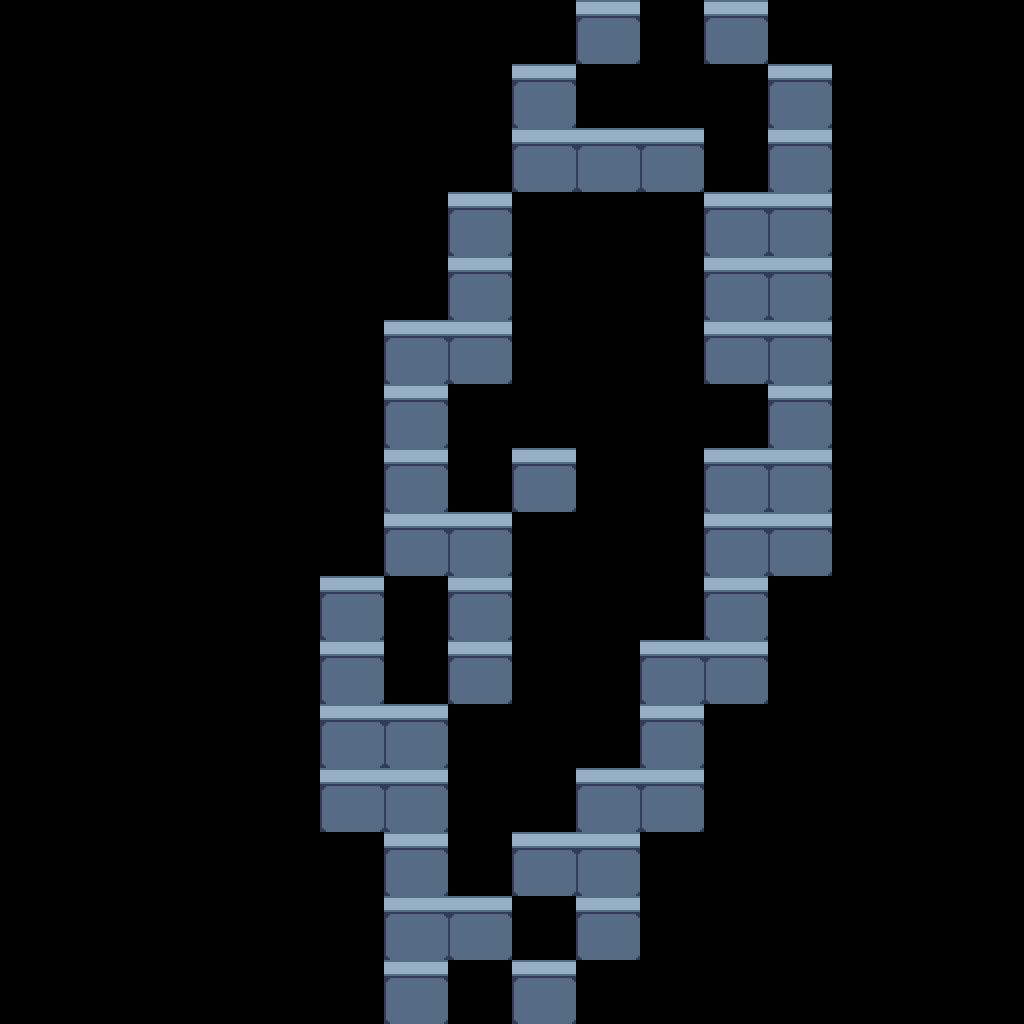

Below is a game level as drawn by its tile map, then a one-line description and the .tmx that defines it (tile-layer data replaced by summaries):
An orthogonal 16x16 tile map with 64x64 px tiles, 1 tile layer (Tile Layer 1).

<map version="1.10" tiledversion="1.11.2" orientation="orthogonal" renderorder="right-down" width="16" height="16" tilewidth="64" tileheight="64" infinite="0" nextlayerid="2" nextobjectid="1">
 <tileset firstgid="1" source="tileset x21215.tsx" />
 <layer id="1" name="Tile Layer 1" width="16" height="16">
  <data>[256 cells, 50 non-empty, 1 distinct tile ids]</data>
 </layer>
</map>
